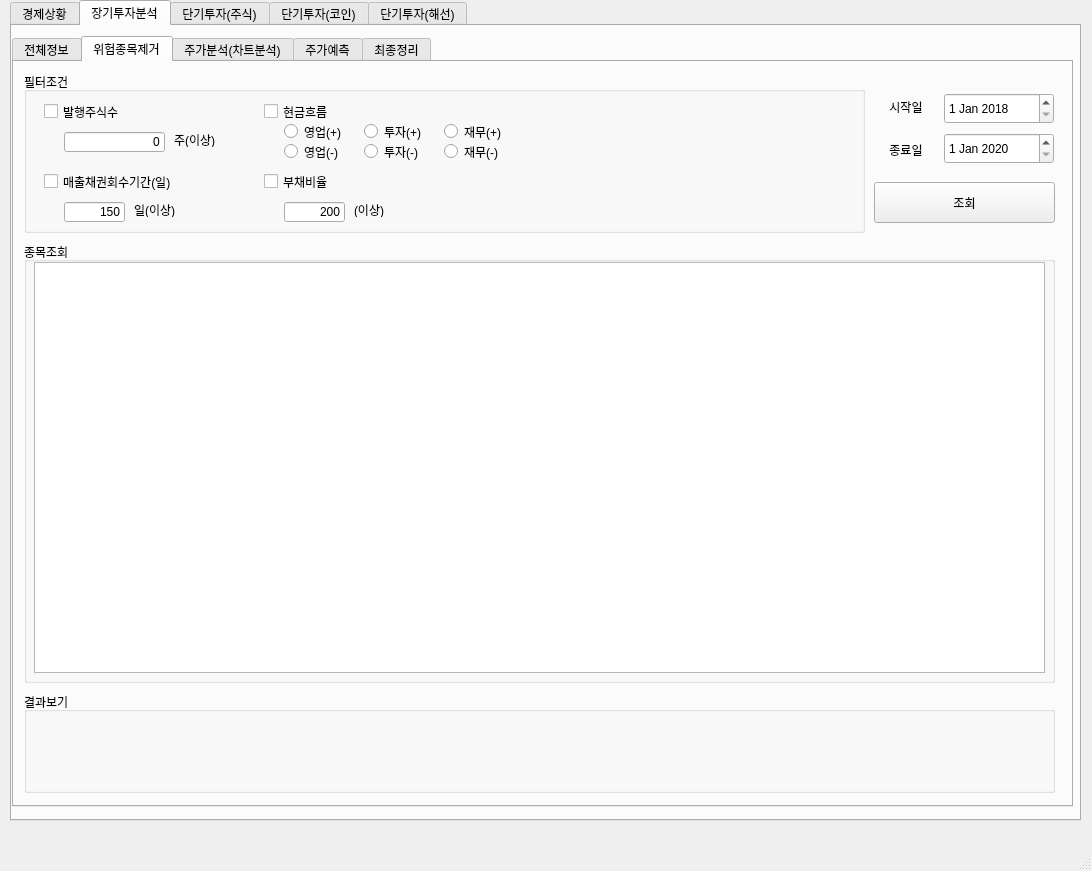
<?xml version="1.0" encoding="UTF-8"?>
<ui version="4.0">
 <class>MainWindow</class>
 <widget class="QMainWindow" name="MainWindow">
  <property name="geometry">
   <rect>
    <x>0</x>
    <y>0</y>
    <width>1092</width>
    <height>871</height>
   </rect>
  </property>
  <property name="windowTitle">
   <string>MainWindow</string>
  </property>
  <widget class="QWidget" name="centralwidget">
   <widget class="QTabWidget" name="tabWidget">
    <property name="geometry">
     <rect>
      <x>10</x>
      <y>0</y>
      <width>1071</width>
      <height>821</height>
     </rect>
    </property>
    <property name="currentIndex">
     <number>1</number>
    </property>
    <widget class="QWidget" name="tab_1">
     <attribute name="title">
      <string>경제상황</string>
     </attribute>
    </widget>
    <widget class="QWidget" name="tab_2">
     <attribute name="title">
      <string>장기투자분석</string>
     </attribute>
     <widget class="QWidget" name="gridLayoutWidget">
      <property name="geometry">
       <rect>
        <x>0</x>
        <y>10</y>
        <width>1061</width>
        <height>771</height>
       </rect>
      </property>
      <layout class="QGridLayout" name="gridLayout">
       <item row="0" column="0">
        <widget class="QTabWidget" name="tabWidget_2">
         <property name="enabled">
          <bool>true</bool>
         </property>
         <property name="currentIndex">
          <number>1</number>
         </property>
         <widget class="QWidget" name="tabsub_1">
          <attribute name="title">
           <string>전체정보</string>
          </attribute>
          <widget class="QGroupBox" name="groupBox_6">
           <property name="geometry">
            <rect>
             <x>10</x>
             <y>310</y>
             <width>1031</width>
             <height>421</height>
            </rect>
           </property>
           <property name="title">
            <string>표시</string>
           </property>
           <widget class="QTableWidget" name="Table_One">
            <property name="geometry">
             <rect>
              <x>10</x>
              <y>20</y>
              <width>1011</width>
              <height>391</height>
             </rect>
            </property>
           </widget>
          </widget>
          <widget class="QGroupBox" name="groupBox">
           <property name="geometry">
            <rect>
             <x>10</x>
             <y>40</y>
             <width>291</width>
             <height>181</height>
            </rect>
           </property>
           <property name="title">
            <string>갱신버튼모음</string>
           </property>
           <widget class="QPushButton" name="Btn_Make_Alldata">
            <property name="geometry">
             <rect>
              <x>10</x>
              <y>20</y>
              <width>191</width>
              <height>28</height>
             </rect>
            </property>
            <property name="text">
             <string>1. 각종목폴더에데이터추가</string>
            </property>
           </widget>
           <widget class="QPushButton" name="Btn_Make_Jaemu">
            <property name="geometry">
             <rect>
              <x>10</x>
              <y>50</y>
              <width>131</width>
              <height>28</height>
             </rect>
            </property>
            <property name="text">
             <string>2. 재무제표만들기</string>
            </property>
           </widget>
           <widget class="QPushButton" name="Btn_Make_Roi">
            <property name="geometry">
             <rect>
              <x>10</x>
              <y>80</y>
              <width>121</width>
              <height>28</height>
             </rect>
            </property>
            <property name="text">
             <string>3. 증가율만들기</string>
            </property>
           </widget>
           <widget class="QLabel" name="label_3">
            <property name="geometry">
             <rect>
              <x>150</x>
              <y>60</y>
              <width>64</width>
              <height>15</height>
             </rect>
            </property>
            <property name="text">
             <string>분기 1회</string>
            </property>
           </widget>
           <widget class="QLabel" name="label_4">
            <property name="geometry">
             <rect>
              <x>140</x>
              <y>90</y>
              <width>64</width>
              <height>15</height>
             </rect>
            </property>
            <property name="text">
             <string>분기 1회</string>
            </property>
           </widget>
           <widget class="QLabel" name="label_6">
            <property name="geometry">
             <rect>
              <x>210</x>
              <y>30</y>
              <width>64</width>
              <height>15</height>
             </rect>
            </property>
            <property name="text">
             <string>하루 1회</string>
            </property>
           </widget>
          </widget>
          <widget class="QGroupBox" name="GroupBox_Login">
           <property name="geometry">
            <rect>
             <x>310</x>
             <y>160</y>
             <width>721</width>
             <height>61</height>
            </rect>
           </property>
           <property name="title">
            <string>연결상태</string>
           </property>
           <widget class="QLabel" name="Label_Daesin">
            <property name="geometry">
             <rect>
              <x>10</x>
              <y>20</y>
              <width>81</width>
              <height>21</height>
             </rect>
            </property>
            <property name="text">
             <string>대신로그인</string>
            </property>
           </widget>
           <widget class="QLabel" name="Label_Ebest">
            <property name="geometry">
             <rect>
              <x>290</x>
              <y>20</y>
              <width>111</width>
              <height>21</height>
             </rect>
            </property>
            <property name="text">
             <string>이베스트로그인</string>
            </property>
           </widget>
           <widget class="QLineEdit" name="Line_Daesin">
            <property name="geometry">
             <rect>
              <x>100</x>
              <y>20</y>
              <width>91</width>
              <height>20</height>
             </rect>
            </property>
           </widget>
           <widget class="QLineEdit" name="Line_Ebest">
            <property name="geometry">
             <rect>
              <x>410</x>
              <y>20</y>
              <width>91</width>
              <height>20</height>
             </rect>
            </property>
           </widget>
           <widget class="QPushButton" name="Btn_Login_Daesin">
            <property name="geometry">
             <rect>
              <x>200</x>
              <y>20</y>
              <width>75</width>
              <height>23</height>
             </rect>
            </property>
            <property name="text">
             <string>로그인</string>
            </property>
           </widget>
           <widget class="QPushButton" name="Btn_Login_Ebest">
            <property name="geometry">
             <rect>
              <x>510</x>
              <y>20</y>
              <width>75</width>
              <height>23</height>
             </rect>
            </property>
            <property name="text">
             <string>로그인</string>
            </property>
           </widget>
           <widget class="QPushButton" name="Btn_Login_State">
            <property name="geometry">
             <rect>
              <x>600</x>
              <y>20</y>
              <width>111</width>
              <height>31</height>
             </rect>
            </property>
            <property name="text">
             <string>연결상태확인</string>
            </property>
           </widget>
          </widget>
          <widget class="QGroupBox" name="groupBox_3">
           <property name="geometry">
            <rect>
             <x>310</x>
             <y>10</y>
             <width>721</width>
             <height>141</height>
            </rect>
           </property>
           <property name="title">
            <string>주의사항</string>
           </property>
           <widget class="QLabel" name="label">
            <property name="geometry">
             <rect>
              <x>10</x>
              <y>20</y>
              <width>481</width>
              <height>16</height>
             </rect>
            </property>
            <property name="text">
             <string>1. 꼭 당일의 전체종목 데이터를 '오른쪽' 사이트에서 다운받아주세요.</string>
            </property>
           </widget>
           <widget class="QLabel" name="label_2">
            <property name="geometry">
             <rect>
              <x>10</x>
              <y>50</y>
              <width>541</width>
              <height>16</height>
             </rect>
            </property>
            <property name="text">
             <string>2. 재무제표는 '오른쪽' 사이트에서 다운받아주세요.(메모장-&gt;엑셀 csv로 저장)</string>
            </property>
           </widget>
           <widget class="QLabel" name="Link_Dart">
            <property name="geometry">
             <rect>
              <x>580</x>
              <y>20</y>
              <width>121</width>
              <height>20</height>
             </rect>
            </property>
            <property name="font">
             <font>
              <weight>75</weight>
              <italic>true</italic>
              <bold>true</bold>
              <underline>true</underline>
             </font>
            </property>
            <property name="text">
             <string>DART 공시 다운</string>
            </property>
           </widget>
           <widget class="QLabel" name="Link_Krx">
            <property name="geometry">
             <rect>
              <x>580</x>
              <y>50</y>
              <width>121</width>
              <height>20</height>
             </rect>
            </property>
            <property name="font">
             <font>
              <weight>75</weight>
              <italic>true</italic>
              <bold>true</bold>
              <underline>true</underline>
             </font>
            </property>
            <property name="text">
             <string>KRX 시세 다운</string>
            </property>
           </widget>
          </widget>
          <widget class="QGroupBox" name="groupBox_8">
           <property name="geometry">
            <rect>
             <x>10</x>
             <y>230</y>
             <width>1021</width>
             <height>71</height>
            </rect>
           </property>
           <property name="title">
            <string>조회</string>
           </property>
           <widget class="QLineEdit" name="Line_Search">
            <property name="geometry">
             <rect>
              <x>740</x>
              <y>20</y>
              <width>151</width>
              <height>31</height>
             </rect>
            </property>
           </widget>
           <widget class="QComboBox" name="Combo_Search">
            <property name="geometry">
             <rect>
              <x>630</x>
              <y>20</y>
              <width>94</width>
              <height>31</height>
             </rect>
            </property>
            <item>
             <property name="text">
              <string>종목코드</string>
             </property>
            </item>
            <item>
             <property name="text">
              <string>종목명</string>
             </property>
            </item>
           </widget>
           <widget class="QPushButton" name="Btn_Search_One">
            <property name="geometry">
             <rect>
              <x>900</x>
              <y>20</y>
              <width>111</width>
              <height>31</height>
             </rect>
            </property>
            <property name="text">
             <string>종목조회</string>
            </property>
           </widget>
           <widget class="QPushButton" name="Btn_Search_All">
            <property name="geometry">
             <rect>
              <x>460</x>
              <y>20</y>
              <width>131</width>
              <height>31</height>
             </rect>
            </property>
            <property name="text">
             <string>전체종목조회</string>
            </property>
           </widget>
           <widget class="QLabel" name="label_7">
            <property name="geometry">
             <rect>
              <x>600</x>
              <y>20</y>
              <width>16</width>
              <height>16</height>
             </rect>
            </property>
            <property name="text">
             <string>ㅣ</string>
            </property>
           </widget>
           <widget class="QLabel" name="label_8">
            <property name="geometry">
             <rect>
              <x>600</x>
              <y>30</y>
              <width>16</width>
              <height>16</height>
             </rect>
            </property>
            <property name="text">
             <string>ㅣ</string>
            </property>
           </widget>
           <widget class="QLabel" name="label_9">
            <property name="geometry">
             <rect>
              <x>600</x>
              <y>40</y>
              <width>16</width>
              <height>16</height>
             </rect>
            </property>
            <property name="text">
             <string>ㅣ</string>
            </property>
           </widget>
           <widget class="QCheckBox" name="Checkbox_Jaemu">
            <property name="geometry">
             <rect>
              <x>20</x>
              <y>20</y>
              <width>121</width>
              <height>19</height>
             </rect>
            </property>
            <property name="text">
             <string>재무제표정보</string>
            </property>
           </widget>
           <widget class="QCheckBox" name="Checkbox_Roi">
            <property name="geometry">
             <rect>
              <x>20</x>
              <y>40</y>
              <width>96</width>
              <height>19</height>
             </rect>
            </property>
            <property name="text">
             <string>증가율정보</string>
            </property>
           </widget>
          </widget>
          <widget class="QLineEdit" name="Var_Year">
           <property name="enabled">
            <bool>false</bool>
           </property>
           <property name="geometry">
            <rect>
             <x>10</x>
             <y>10</y>
             <width>71</width>
             <height>21</height>
            </rect>
           </property>
           <property name="alignment">
            <set>Qt::AlignCenter</set>
           </property>
          </widget>
          <widget class="QLineEdit" name="Var_Dow">
           <property name="enabled">
            <bool>false</bool>
           </property>
           <property name="geometry">
            <rect>
             <x>240</x>
             <y>10</y>
             <width>61</width>
             <height>21</height>
            </rect>
           </property>
           <property name="alignment">
            <set>Qt::AlignCenter</set>
           </property>
          </widget>
          <widget class="QLineEdit" name="Var_Quarter">
           <property name="enabled">
            <bool>false</bool>
           </property>
           <property name="geometry">
            <rect>
             <x>170</x>
             <y>10</y>
             <width>61</width>
             <height>21</height>
            </rect>
           </property>
           <property name="alignment">
            <set>Qt::AlignCenter</set>
           </property>
          </widget>
          <widget class="QLineEdit" name="Var_Day">
           <property name="enabled">
            <bool>false</bool>
           </property>
           <property name="geometry">
            <rect>
             <x>90</x>
             <y>10</y>
             <width>71</width>
             <height>21</height>
            </rect>
           </property>
           <property name="alignment">
            <set>Qt::AlignCenter</set>
           </property>
          </widget>
         </widget>
         <widget class="QWidget" name="tabsub_2">
          <attribute name="title">
           <string>위험종목제거</string>
          </attribute>
          <widget class="QGroupBox" name="groupBox_2">
           <property name="geometry">
            <rect>
             <x>10</x>
             <y>10</y>
             <width>841</width>
             <height>161</height>
            </rect>
           </property>
           <property name="title">
            <string>필터조건</string>
           </property>
           <widget class="QCheckBox" name="CheckBox_Debt">
            <property name="geometry">
             <rect>
              <x>240</x>
              <y>100</y>
              <width>96</width>
              <height>19</height>
             </rect>
            </property>
            <property name="text">
             <string>부채비율</string>
            </property>
           </widget>
           <widget class="QCheckBox" name="CheckBox_Hyengum">
            <property name="geometry">
             <rect>
              <x>240</x>
              <y>30</y>
              <width>96</width>
              <height>19</height>
             </rect>
            </property>
            <property name="text">
             <string>현금흐름</string>
            </property>
           </widget>
           <widget class="QCheckBox" name="CheckBox_Publish">
            <property name="geometry">
             <rect>
              <x>20</x>
              <y>30</y>
              <width>96</width>
              <height>19</height>
             </rect>
            </property>
            <property name="text">
             <string>발행주식수</string>
            </property>
           </widget>
           <widget class="QCheckBox" name="CheckBox_Receivable">
            <property name="geometry">
             <rect>
              <x>20</x>
              <y>100</y>
              <width>171</width>
              <height>19</height>
             </rect>
            </property>
            <property name="text">
             <string>매출채권회수기간(일)</string>
            </property>
           </widget>
           <widget class="QLineEdit" name="Line_Debt">
            <property name="geometry">
             <rect>
              <x>260</x>
              <y>130</y>
              <width>61</width>
              <height>20</height>
             </rect>
            </property>
            <property name="text">
             <string>200</string>
            </property>
            <property name="alignment">
             <set>Qt::AlignRight|Qt::AlignTrailing|Qt::AlignVCenter</set>
            </property>
           </widget>
           <widget class="QLineEdit" name="Line_Publish">
            <property name="geometry">
             <rect>
              <x>40</x>
              <y>60</y>
              <width>101</width>
              <height>20</height>
             </rect>
            </property>
            <property name="text">
             <string>0</string>
            </property>
            <property name="alignment">
             <set>Qt::AlignRight|Qt::AlignTrailing|Qt::AlignVCenter</set>
            </property>
           </widget>
           <widget class="QLineEdit" name="Line_Receivable">
            <property name="geometry">
             <rect>
              <x>40</x>
              <y>130</y>
              <width>61</width>
              <height>20</height>
             </rect>
            </property>
            <property name="text">
             <string>150</string>
            </property>
            <property name="alignment">
             <set>Qt::AlignRight|Qt::AlignTrailing|Qt::AlignVCenter</set>
            </property>
           </widget>
           <widget class="QLabel" name="label_5">
            <property name="geometry">
             <rect>
              <x>110</x>
              <y>130</y>
              <width>64</width>
              <height>15</height>
             </rect>
            </property>
            <property name="text">
             <string>일(이상)</string>
            </property>
           </widget>
           <widget class="QLabel" name="label_10">
            <property name="geometry">
             <rect>
              <x>150</x>
              <y>60</y>
              <width>64</width>
              <height>15</height>
             </rect>
            </property>
            <property name="text">
             <string>주(이상)</string>
            </property>
           </widget>
           <widget class="QLabel" name="label_11">
            <property name="geometry">
             <rect>
              <x>330</x>
              <y>130</y>
              <width>64</width>
              <height>15</height>
             </rect>
            </property>
            <property name="text">
             <string>(이상)</string>
            </property>
           </widget>
           <widget class="QRadioButton" name="Radio_Sales_Plus">
            <property name="geometry">
             <rect>
              <x>260</x>
              <y>50</y>
              <width>81</width>
              <height>19</height>
             </rect>
            </property>
            <property name="text">
             <string>영업(+)</string>
            </property>
            <attribute name="buttonGroup">
             <string notr="true">buttonGroup_4</string>
            </attribute>
           </widget>
           <widget class="QRadioButton" name="Radio_Sales_Minus">
            <property name="geometry">
             <rect>
              <x>260</x>
              <y>70</y>
              <width>81</width>
              <height>19</height>
             </rect>
            </property>
            <property name="text">
             <string>영업(-)</string>
            </property>
            <attribute name="buttonGroup">
             <string notr="true">buttonGroup_4</string>
            </attribute>
           </widget>
           <widget class="QRadioButton" name="Radio_Invest_Plus">
            <property name="geometry">
             <rect>
              <x>340</x>
              <y>50</y>
              <width>81</width>
              <height>19</height>
             </rect>
            </property>
            <property name="text">
             <string>투자(+)</string>
            </property>
            <attribute name="buttonGroup">
             <string notr="true">buttonGroup_5</string>
            </attribute>
           </widget>
           <widget class="QRadioButton" name="Radio_Invest_Minus">
            <property name="geometry">
             <rect>
              <x>340</x>
              <y>70</y>
              <width>81</width>
              <height>19</height>
             </rect>
            </property>
            <property name="text">
             <string>투자(-)</string>
            </property>
            <attribute name="buttonGroup">
             <string notr="true">buttonGroup_5</string>
            </attribute>
           </widget>
           <widget class="QRadioButton" name="Radio_Finance_Plus">
            <property name="geometry">
             <rect>
              <x>420</x>
              <y>50</y>
              <width>81</width>
              <height>19</height>
             </rect>
            </property>
            <property name="text">
             <string>재무(+)</string>
            </property>
           </widget>
           <widget class="QRadioButton" name="Radio_Finance_Minus">
            <property name="geometry">
             <rect>
              <x>420</x>
              <y>70</y>
              <width>81</width>
              <height>19</height>
             </rect>
            </property>
            <property name="text">
             <string>재무(-)</string>
            </property>
           </widget>
          </widget>
          <widget class="QGroupBox" name="groupBox_4">
           <property name="geometry">
            <rect>
             <x>10</x>
             <y>180</y>
             <width>1031</width>
             <height>441</height>
            </rect>
           </property>
           <property name="title">
            <string>종목조회</string>
           </property>
           <widget class="QTableWidget" name="Table_Two">
            <property name="geometry">
             <rect>
              <x>10</x>
              <y>20</y>
              <width>1011</width>
              <height>411</height>
             </rect>
            </property>
           </widget>
          </widget>
          <widget class="QGroupBox" name="groupBox_5">
           <property name="geometry">
            <rect>
             <x>10</x>
             <y>630</y>
             <width>1031</width>
             <height>101</height>
            </rect>
           </property>
           <property name="title">
            <string>결과보기</string>
           </property>
          </widget>
          <widget class="QPushButton" name="Btn_Search_Del">
           <property name="geometry">
            <rect>
             <x>860</x>
             <y>120</y>
             <width>181</width>
             <height>41</height>
            </rect>
           </property>
           <property name="text">
            <string>조회</string>
           </property>
          </widget>
          <widget class="QLabel" name="Label_ToDate">
           <property name="geometry">
            <rect>
             <x>860</x>
             <y>80</y>
             <width>64</width>
             <height>15</height>
            </rect>
           </property>
           <property name="text">
            <string>종료일</string>
           </property>
           <property name="alignment">
            <set>Qt::AlignCenter</set>
           </property>
          </widget>
          <widget class="QDateEdit" name="Date_To">
           <property name="geometry">
            <rect>
             <x>930</x>
             <y>71</y>
             <width>110</width>
             <height>31</height>
            </rect>
           </property>
           <property name="dateTime">
            <datetime>
             <hour>0</hour>
             <minute>0</minute>
             <second>0</second>
             <year>2020</year>
             <month>1</month>
             <day>1</day>
            </datetime>
           </property>
          </widget>
          <widget class="QDateEdit" name="Date_Fm">
           <property name="geometry">
            <rect>
             <x>930</x>
             <y>31</y>
             <width>110</width>
             <height>31</height>
            </rect>
           </property>
           <property name="dateTime">
            <datetime>
             <hour>0</hour>
             <minute>0</minute>
             <second>0</second>
             <year>2018</year>
             <month>1</month>
             <day>1</day>
            </datetime>
           </property>
          </widget>
          <widget class="QLabel" name="Label_FmDate">
           <property name="geometry">
            <rect>
             <x>860</x>
             <y>34</y>
             <width>64</width>
             <height>21</height>
            </rect>
           </property>
           <property name="text">
            <string>시작일</string>
           </property>
           <property name="alignment">
            <set>Qt::AlignCenter</set>
           </property>
          </widget>
         </widget>
         <widget class="QWidget" name="tabsub_3">
          <attribute name="title">
           <string>주가분석(차트분석)</string>
          </attribute>
          <widget class="QGroupBox" name="groupBox_7">
           <property name="geometry">
            <rect>
             <x>10</x>
             <y>200</y>
             <width>1031</width>
             <height>441</height>
            </rect>
           </property>
           <property name="title">
            <string>종목조회</string>
           </property>
           <widget class="QTableWidget" name="Table_Three">
            <property name="geometry">
             <rect>
              <x>10</x>
              <y>20</y>
              <width>1011</width>
              <height>411</height>
             </rect>
            </property>
           </widget>
          </widget>
         </widget>
         <widget class="QWidget" name="tabsub_4">
          <attribute name="title">
           <string>주가예측</string>
          </attribute>
         </widget>
         <widget class="QWidget" name="tabsub_6">
          <attribute name="title">
           <string>최종정리</string>
          </attribute>
         </widget>
        </widget>
       </item>
      </layout>
     </widget>
    </widget>
    <widget class="QWidget" name="tab_3">
     <attribute name="title">
      <string>단기투자(주식)</string>
     </attribute>
    </widget>
    <widget class="QWidget" name="tab_4">
     <attribute name="title">
      <string>단기투자(코인)</string>
     </attribute>
    </widget>
    <widget class="QWidget" name="tab_5">
     <attribute name="title">
      <string>단기투자(해선)</string>
     </attribute>
    </widget>
   </widget>
  </widget>
  <widget class="QMenuBar" name="menubar">
   <property name="geometry">
    <rect>
     <x>0</x>
     <y>0</y>
     <width>1092</width>
     <height>26</height>
    </rect>
   </property>
  </widget>
  <widget class="QStatusBar" name="statusbar"/>
 </widget>
 <resources/>
 <connections/>
 <buttongroups>
  <buttongroup name="buttonGroup"/>
  <buttongroup name="buttonGroup_3"/>
  <buttongroup name="buttonGroup_2"/>
  <buttongroup name="buttonGroup_4"/>
  <buttongroup name="buttonGroup_5"/>
 </buttongroups>
</ui>
